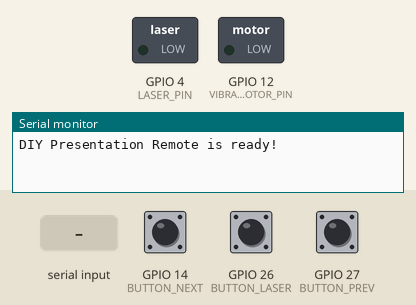
Simulated run of this sketch. Board: ESP32. Shown: switched loads named in the sketch (green lamp = pin HIGH), the last lines printed to the serial monitor. The inputs (shaded band) are chosen by the test bench; at power-on: GPIO 26 (BUTTON_LASER) HIGH, GPIO 14 (BUTTON_NEXT) HIGH, GPIO 27 (BUTTON_PREV) HIGH. Nothing arrives over Bluetooth unless stated.

Above: at 1.2 s.
1.3 s: GPIO 26 (BUTTON_LASER) pulled LOW for 0.15 s
At 1.4 s:
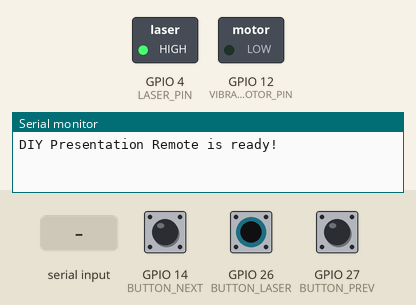
3.0 s: GPIO 14 (BUTTON_NEXT) pulled LOW for 0.15 s
6.1 s: GPIO 27 (BUTTON_PREV) pulled LOW for 0.15 s
7.7 s: "OK" received over the second serial link
At 9.1 s:
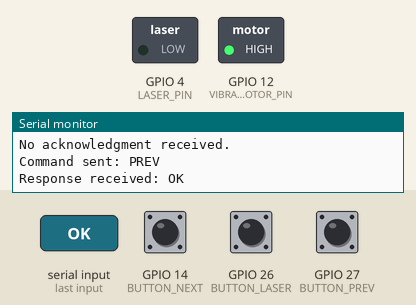
10.7 s: GPIO 26 (BUTTON_LASER) pulled LOW for 3.2 s
At 11.6 s:
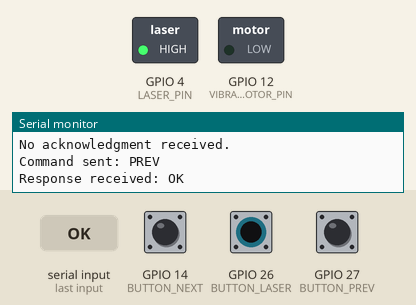
Timing chart, 0 to 15.4 s (numbered marks = the images above; inputs shaded):
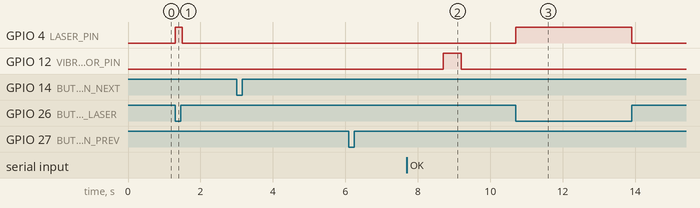

Measured:
- after the input at 1.3 s, GPIO 4 (LASER_PIN): LOW → HIGH at once, → LOW 0.20 s later
- after the input at 7.7 s, GPIO 12 (VIBRATION_MOTOR_PIN): LOW → HIGH after 1.0 s, → LOW 0.50 s later
- after the input at 10.7 s, GPIO 4 (LASER_PIN): LOW → HIGH at once, → LOW 3.2 s later

The sketch:

nexer_gpt_2ver.ino
```cpp
#include <BluetoothSerial.h> // ESP32 Bluetooth library

// Initialize BluetoothSerial
BluetoothSerial SerialBT;

// Define pin connections
#define BUTTON_NEXT 14       // Next slide button pin
#define BUTTON_PREV 27       // Previous slide button pin
#define BUTTON_LASER 26      // Laser button pin
#define LASER_PIN 4          // Laser module pin
#define VIBRATION_MOTOR_PIN 12 // Vibration motor pin

void setup() {
  // Initialize Serial and Bluetooth
  Serial.begin(115200);
  SerialBT.begin("DIY_Presentation_Remote"); // Bluetooth device name

  // Configure button pins as input with pull-up resistors
  pinMode(BUTTON_NEXT, INPUT_PULLUP);
  pinMode(BUTTON_PREV, INPUT_PULLUP);
  pinMode(BUTTON_LASER, INPUT_PULLUP);

  // Configure output pins
  pinMode(LASER_PIN, OUTPUT);
  pinMode(VIBRATION_MOTOR_PIN, OUTPUT);

  // Turn off laser and vibration motor
  digitalWrite(LASER_PIN, LOW);
  digitalWrite(VIBRATION_MOTOR_PIN, LOW);

  Serial.println("DIY Presentation Remote is ready!");
}

void loop() {
  // Read button states
  bool nextButtonPressed = digitalRead(BUTTON_NEXT) == LOW;
  bool prevButtonPressed = digitalRead(BUTTON_PREV) == LOW;
  bool laserButtonPressed = digitalRead(BUTTON_LASER) == LOW;

  // Handle next slide button
  if (nextButtonPressed) {
    sendBluetoothCommand("NEXT");
    waitForAcknowledgment();
  }

  // Handle previous slide button
  if (prevButtonPressed) {
    sendBluetoothCommand("PREV");
    waitForAcknowledgment();
  }

  // Handle laser button
  if (laserButtonPressed) {
    digitalWrite(LASER_PIN, HIGH);
  } else {
    digitalWrite(LASER_PIN, LOW);
  }

  delay(100); // Small delay for debouncing
}

// Function to send Bluetooth commands
void sendBluetoothCommand(const char* command) {
  SerialBT.println(command);
  Serial.println(String("Command sent: ") + command);
}

// Function to wait for acknowledgment and trigger vibration
void waitForAcknowledgment() {
  long startTime = millis();
  while (millis() - startTime < 3000) { // Wait up to 3 seconds for response
    if (SerialBT.available()) {
      String response = SerialBT.readString();
      Serial.println(String("Response received: ") + response);
      if (response == "OK") {
        triggerVibration();
        return;
      }
    }
  }
  Serial.println("No acknowledgment received.");
}

// Function to trigger vibration motor
void triggerVibration() {
  digitalWrite(VIBRATION_MOTOR_PIN, HIGH);
  delay(500); // Vibration duration: 0.5 seconds
  digitalWrite(VIBRATION_MOTOR_PIN, LOW);
}
```
